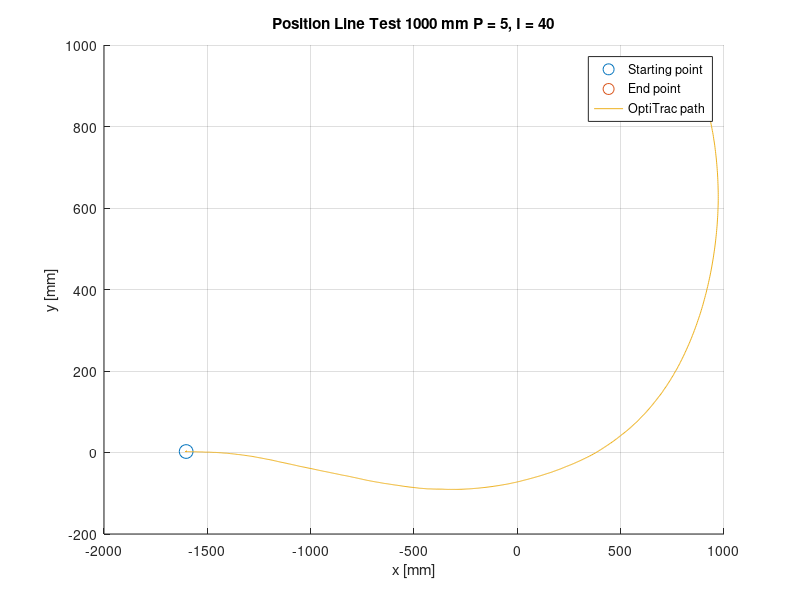

Write MATLAB code to recreate this figure.
fileID = fopen('P5_I40.txt','r');


tline=fgetl(fileID);
%headers = strsplit(tline,','); kan brukes for å fjerne headers (fjerner
%første linje

formatSpec = '%f%f%f%f%f%f%f%f';
datacell = textscan(fileID,formatSpec,'Delimiter',',');
time = datacell{2};
X = datacell{6};
Z = datacell{7};
Y = datacell{8};

figure(1);
hold on;
plot(X(1,1),Y(1,1),'o','MarkerSize',10);
plot(X(end,1),Y(end,1),'o','MarkerSize',10);
plot(X,Y);
grid on;
title('Position Line Test 1000 mm P = 5, I = 40');
xlabel('x [mm]');
ylabel('y [mm]');
legend('Starting point','End point','OptiTrac path');
hold off;
